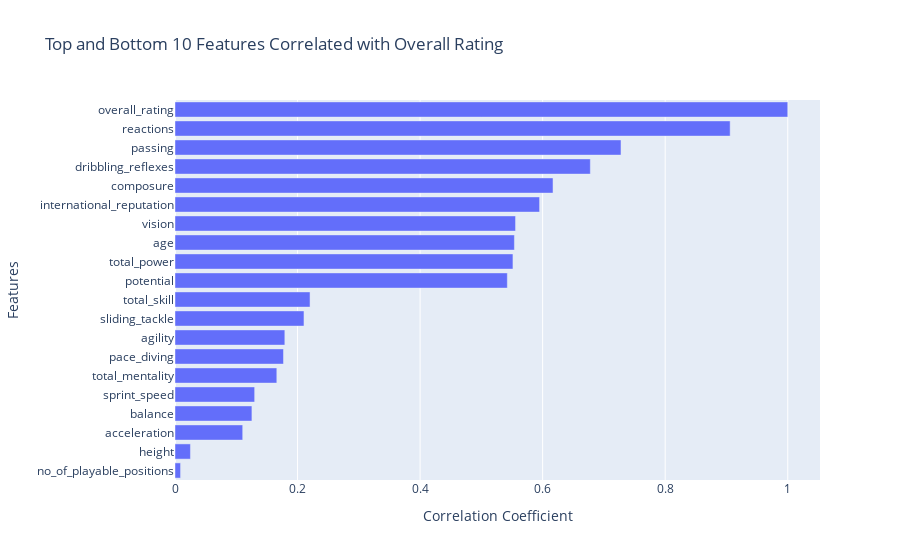

Here is the notebook cell this chart was saved with:
### Code cell
import plotly.express as px


numeric_columns = df.describe().columns.to_list()

gk_columns = [x for x in numerdf = pd.read_csv('/Users/sivaguganjayachandran/Documents/python programming/soccer/cleaned_df.csv')
ic_columns if 'gk' in x]
output_variables = ['growth', 'id','total_stats','total_defending','wage', 'value', 'release_clause','best_overall','base_stats','total_goalkeeping','contract_start','contract_end']
output_variables = output_variables + gk_columns
numeric_columns = [col for col in numeric_columns if col not in output_variables]

# Create a DataFrame for plotting
correlation_df = pd.DataFrame(correlation).reset_index()
correlation_df.columns = ['Feature', 'Correlation Coefficient']

# Filter top 10 and bottom 10 features
top_10 = correlation_df.tail(10)
bottom_10 = correlation_df.head(10)

# Combine top and bottom into one DataFrame
combined_df = pd.concat([bottom_10,top_10])

# Plotting with Plotly
fig = px.bar(
    combined_df, 
    x='Correlation Coefficient', 
    y='Feature', 
    orientation='h', 
    title='Top and Bottom 10 Features Correlated with Overall Rating',
    labels={'Correlation Coefficient': 'Correlation Coefficient', 'Feature': 'Features'},
    height=800  # Adjust height as needed
)

# Show the plot
fig.show()

### Figure 1 — Plotly figure (JSON) as saved in the notebook; plotly's stock layout.template omitted (floating-point values rounded to 4 significant figures)
{"data": [{"alignmentgroup": "True", "hovertemplate": "Correlation Coefficient=%{x}<br>Features=%{y}<extra></extra>", "legendgroup": "", "marker": {"color": "#636efa", "pattern": {"shape": ""}}, "name": "", "offsetgroup": "", "orientation": "h", "showlegend": false, "textposition": "auto", "type": "bar", "x": [0.00907, 0.02522, 0.1105, 0.1255, 0.13, 0.1662, 0.177, 0.1793, 0.2105, 0.2204, 0.5424, 0.5515, 0.5539, 0.5558, 0.595, 0.6169, 0.6778, 0.7279, 0.906, 1], "xaxis": "x", "y": ["no_of_playable_positions", "height", "acceleration", "balance", "sprint_speed", "total_mentality", "pace_diving", "agility", "sliding_tackle", "total_skill", "potential", "total_power", "age", "vision", "international_reputation", "composure", "dribbling_reflexes", "passing", "reactions", "overall_rating"], "yaxis": "y"}], "layout": {"autosize": true, "barmode": "relative", "legend": {"tracegroupgap": 0}, "title": {"text": "Top and Bottom 10 Features Correlated with Overall Rating"}, "xaxis": {"anchor": "y", "autorange": true, "domain": [0, 1], "range": [0, 1.053], "title": {"text": "Correlation Coefficient"}, "type": "linear"}, "yaxis": {"anchor": "x", "autorange": true, "domain": [0, 1], "range": [-0.5, 19.5], "title": {"text": "Features"}, "type": "category"}}}
